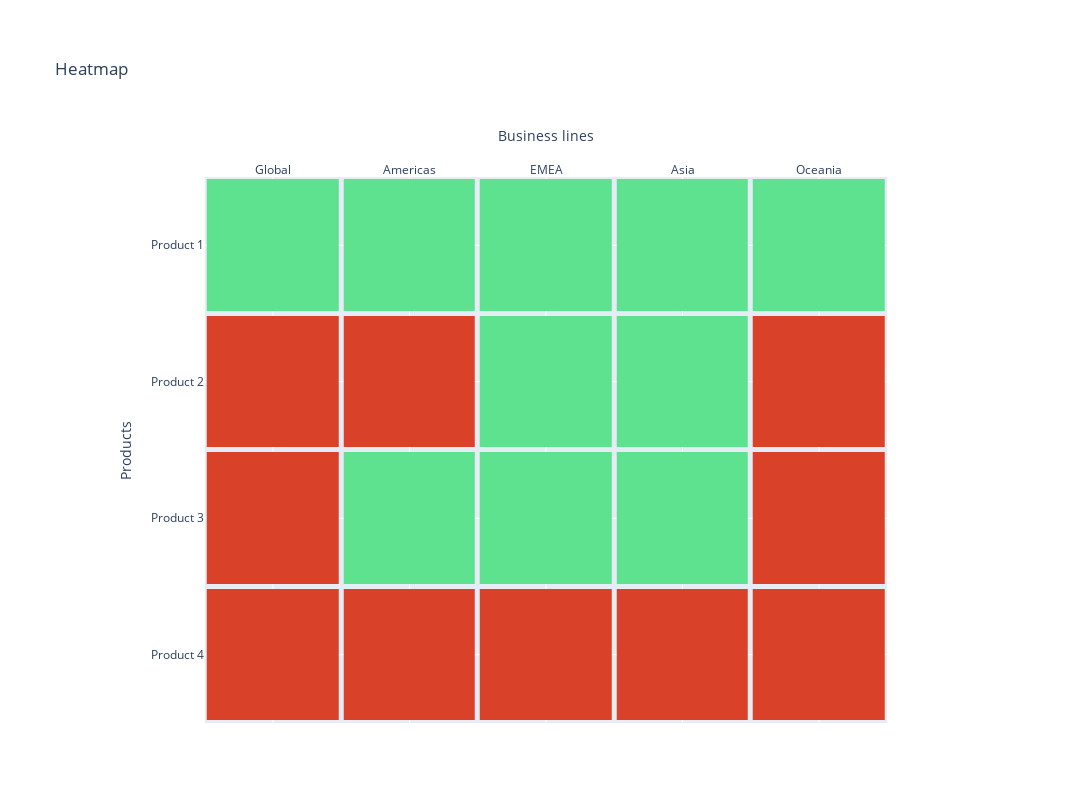

Write notebook code for a chart like this one.
### Markdown cell above
### Create Heatmap

### Code cell
config = {'displayModeBar': False}

def update_layout(fig, title=None, plot_bgcolor=None, width=1200, height=800, showlegend=None, margin=None):
    fig.update_layout(
        title=title,
        plot_bgcolor=plot_bgcolor,
        width=width,
        margin=margin,
        height=height,
        showlegend=showlegend)
    return fig

def heatmap(df,
            x,
            y,
            x_label,
            y_label,
            color,
            colorscale=[[0, "#d94228"],[0.5, "#d94228"],[0.5, "#5ee290"],[1.0, "#5ee290"]],
            title=None,
            margin=None):
    fig = go.Figure()
    fig = px.imshow(df,
                    labels=dict(x=x_label, y=y_label, color=color),
                    x=x,
                    y=y)
    fig.update_xaxes(side="top")
    fig.update_traces(xgap=5, selector=dict(type='heatmap'))
    fig.update_traces(ygap=5, selector=dict(type='heatmap'))
    fig.update_traces(dict(showscale=False, 
                           coloraxis=None, 
                           colorscale=colorscale),
                           selector={'type':'heatmap'})
    fig = update_layout(fig, title=title, margin=margin)
    fig.show(config=config)
    return fig

fig = heatmap(df,
              x=['Global', 'Americas', 'EMEA', 'Asia', 'Oceania'],
              y=['Product 1', 'Product 2', 'Product 3', 'Product 4'],
              x_label="Business lines",
              y_label="Products",
              color="Sales",
              title=title,
              margin=dict(l=0, r=0, t=150, b=50))

### Figure 1 — Plotly figure (JSON) as saved in the notebook; plotly's stock layout.template omitted (floating-point values rounded to 4 significant figures)
{"data": [{"colorscale": [[0, "#d94228"], [0.5, "#d94228"], [0.5, "#5ee290"], [1, "#5ee290"]], "hovertemplate": "Business lines: %{x}<br>Products: %{y}<br>Sales: %{z}<extra></extra>", "name": "0", "showscale": false, "type": "heatmap", "x": ["Global", "Americas", "EMEA", "Asia", "Oceania"], "xaxis": "x", "xgap": 5, "y": ["Product 1", "Product 2", "Product 3", "Product 4"], "yaxis": "y", "ygap": 5, "z": [[54.25, 65, 52, 51, 49], [20, 16, 60, 80, 30], [30, 60, 51, 59, 20], [40, 30, 12, 25, 20]]}], "layout": {"coloraxis": {"colorbar": {"title": {"text": "Sales"}}, "colorscale": [[0, "#0d0887"], [0.1111, "#46039f"], [0.2222, "#7201a8"], [0.3333, "#9c179e"], [0.4444, "#bd3786"], [0.5556, "#d8576b"], [0.6667, "#ed7953"], [0.7778, "#fb9f3a"], [0.8889, "#fdca26"], [1, "#f0f921"]]}, "height": 800, "margin": {"b": 50, "l": 0, "r": 0, "t": 150}, "title": {"text": "Heatmap"}, "width": 1200, "xaxis": {"anchor": "y", "autorange": true, "constrain": "domain", "domain": [0.1875, 0.8125], "range": [-0.5, 4.5], "scaleanchor": "y", "side": "top", "title": {"text": "Business lines"}, "type": "category"}, "yaxis": {"anchor": "x", "autorange": true, "constrain": "domain", "domain": [0, 1], "range": [3.5, -0.5], "title": {"text": "Products"}, "type": "category"}}}
